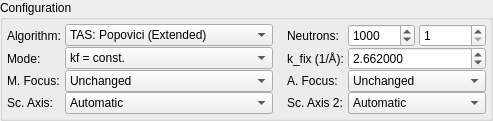
        <widget class="QGroupBox" name="groupBox_4">
         <property name="title">
          <string>Configuration</string>
         </property>
         <layout class="QGridLayout" name="gridLayout_7">
          <property name="horizontalSpacing">
           <number>4</number>
          </property>
          <property name="verticalSpacing">
           <number>0</number>
          </property>
          <property name="margin">
           <number>4</number>
          </property>
          <item row="2" column="0">
           <widget class="QLabel" name="label_12">
            <property name="sizePolicy">
             <sizepolicy hsizetype="Fixed" vsizetype="Preferred">
              <horstretch>0</horstretch>
              <verstretch>0</verstretch>
             </sizepolicy>
            </property>
            <property name="text">
             <string>M. Focus:</string>
            </property>
           </widget>
          </item>
          <item row="2" column="3">
           <widget class="QLabel" name="label_13">
            <property name="sizePolicy">
             <sizepolicy hsizetype="Fixed" vsizetype="Preferred">
              <horstretch>0</horstretch>
              <verstretch>0</verstretch>
             </sizepolicy>
            </property>
            <property name="text">
             <string>A. Focus:</string>
            </property>
           </widget>
          </item>
          <item row="2" column="1">
           <widget class="QComboBox" name="comboFocMono">
            <property name="sizePolicy">
             <sizepolicy hsizetype="Preferred" vsizetype="Fixed">
              <horstretch>4</horstretch>
              <verstretch>0</verstretch>
             </sizepolicy>
            </property>
            <item>
             <property name="text">
              <string>Unchanged</string>
             </property>
            </item>
            <item>
             <property name="text">
              <string>Flat</string>
             </property>
            </item>
            <item>
             <property name="text">
              <string>Horizontal</string>
             </property>
            </item>
            <item>
             <property name="text">
              <string>Vertical</string>
             </property>
            </item>
            <item>
             <property name="text">
              <string>Both</string>
             </property>
            </item>
           </widget>
          </item>
          <item row="0" column="1">
           <widget class="QComboBox" name="comboAlgo">
            <property name="sizePolicy">
             <sizepolicy hsizetype="Preferred" vsizetype="Fixed">
              <horstretch>4</horstretch>
              <verstretch>0</verstretch>
             </sizepolicy>
            </property>
            <property name="currentIndex">
             <number>2</number>
            </property>
            <item>
             <property name="text">
              <string>TAS: Cooper-Nathans (Pointlike)</string>
             </property>
            </item>
            <item>
             <property name="text">
              <string>TAS: Popovici (Pointlike)</string>
             </property>
            </item>
            <item>
             <property name="text">
              <string>TAS: Popovici (Extended)</string>
             </property>
            </item>
            <item>
             <property name="text">
              <string>TAS: Eckold-Sobolev (Extended)</string>
             </property>
            </item>
            <item>
             <property name="text">
              <string>TOF: Violini</string>
             </property>
            </item>
           </widget>
          </item>
          <item row="1" column="4" colspan="2">
           <widget class="QDoubleSpinBox" name="spinKfix">
            <property name="sizePolicy">
             <sizepolicy hsizetype="Preferred" vsizetype="Fixed">
              <horstretch>2</horstretch>
              <verstretch>0</verstretch>
             </sizepolicy>
            </property>
            <property name="decimals">
             <number>6</number>
            </property>
            <property name="singleStep">
             <double>0.001000000000000</double>
            </property>
            <property name="value">
             <double>2.662000000000000</double>
            </property>
           </widget>
          </item>
          <item row="2" column="4" colspan="2">
           <widget class="QComboBox" name="comboFocAna">
            <property name="sizePolicy">
             <sizepolicy hsizetype="Preferred" vsizetype="Fixed">
              <horstretch>2</horstretch>
              <verstretch>0</verstretch>
             </sizepolicy>
            </property>
            <item>
             <property name="text">
              <string>Unchanged</string>
             </property>
            </item>
            <item>
             <property name="text">
              <string>Flat</string>
             </property>
            </item>
            <item>
             <property name="text">
              <string>Horizontal</string>
             </property>
            </item>
            <item>
             <property name="text">
              <string>Vertical</string>
             </property>
            </item>
            <item>
             <property name="text">
              <string>Both</string>
             </property>
            </item>
           </widget>
          </item>
          <item row="0" column="0">
           <widget class="QLabel" name="label_6">
            <property name="sizePolicy">
             <sizepolicy hsizetype="Fixed" vsizetype="Preferred">
              <horstretch>0</horstretch>
              <verstretch>0</verstretch>
             </sizepolicy>
            </property>
            <property name="text">
             <string>Algorithm:</string>
            </property>
           </widget>
          </item>
          <item row="0" column="2">
           <spacer name="horizontalSpacer">
            <property name="orientation">
             <enum>Qt::Horizontal</enum>
            </property>
            <property name="sizeType">
             <enum>QSizePolicy::Fixed</enum>
            </property>
            <property name="sizeHint" stdset="0">
             <size>
              <width>10</width>
              <height>20</height>
             </size>
            </property>
           </spacer>
          </item>
          <item row="1" column="0">
           <widget class="QLabel" name="label_10">
            <property name="sizePolicy">
             <sizepolicy hsizetype="Fixed" vsizetype="Preferred">
              <horstretch>0</horstretch>
              <verstretch>0</verstretch>
             </sizepolicy>
            </property>
            <property name="text">
             <string>Mode:</string>
            </property>
           </widget>
          </item>
          <item row="0" column="5">
           <widget class="QSpinBox" name="spinSampleSteps">
            <property name="sizePolicy">
             <sizepolicy hsizetype="Preferred" vsizetype="Fixed">
              <horstretch>1</horstretch>
              <verstretch>0</verstretch>
             </sizepolicy>
            </property>
            <property name="toolTip">
             <string>Monte-Carlo steps for sample convolution (only for Eckold-Sobolev algorithm)</string>
            </property>
            <property name="minimum">
             <number>1</number>
            </property>
            <property name="maximum">
             <number>999999999</number>
            </property>
            <property name="singleStep">
             <number>100</number>
            </property>
           </widget>
          </item>
          <item row="1" column="1">
           <widget class="QComboBox" name="comboFixedK">
            <property name="sizePolicy">
             <sizepolicy hsizetype="Preferred" vsizetype="Fixed">
              <horstretch>4</horstretch>
              <verstretch>0</verstretch>
             </sizepolicy>
            </property>
            <property name="currentIndex">
             <number>1</number>
            </property>
            <item>
             <property name="text">
              <string>ki = const.</string>
             </property>
            </item>
            <item>
             <property name="text">
              <string>kf = const.</string>
             </property>
            </item>
           </widget>
          </item>
          <item row="0" column="3">
           <widget class="QLabel" name="label_7">
            <property name="sizePolicy">
             <sizepolicy hsizetype="Fixed" vsizetype="Preferred">
              <horstretch>0</horstretch>
              <verstretch>0</verstretch>
             </sizepolicy>
            </property>
            <property name="text">
             <string>Neutrons:</string>
            </property>
           </widget>
          </item>
          <item row="1" column="3">
           <widget class="QLabel" name="label_11">
            <property name="sizePolicy">
             <sizepolicy hsizetype="Fixed" vsizetype="Preferred">
              <horstretch>0</horstretch>
              <verstretch>0</verstretch>
             </sizepolicy>
            </property>
            <property name="text">
             <string>k_fix (1/Å):</string>
            </property>
           </widget>
          </item>
          <item row="0" column="4">
           <widget class="QSpinBox" name="spinNeutrons">
            <property name="sizePolicy">
             <sizepolicy hsizetype="Preferred" vsizetype="Fixed">
              <horstretch>1</horstretch>
              <verstretch>0</verstretch>
             </sizepolicy>
            </property>
            <property name="toolTip">
             <string>Monte-Carlo steps for overall convolution</string>
            </property>
            <property name="suffix">
             <string/>
            </property>
            <property name="minimum">
             <number>0</number>
            </property>
            <property name="maximum">
             <number>999999999</number>
            </property>
            <property name="singleStep">
             <number>1000</number>
            </property>
            <property name="value">
             <number>1000</number>
            </property>
           </widget>
          </item>
          <item row="3" column="0">
           <widget class="QLabel" name="label_30">
            <property name="sizePolicy">
             <sizepolicy hsizetype="Fixed" vsizetype="Preferred">
              <horstretch>0</horstretch>
              <verstretch>0</verstretch>
             </sizepolicy>
            </property>
            <property name="text">
             <string>Sc. Axis:</string>
            </property>
           </widget>
          </item>
          <item row="3" column="1">
           <widget class="QComboBox" name="comboAxis">
            <property name="toolTip">
             <string>Automatic or manual selection of scan axis.</string>
            </property>
            <item>
             <property name="text">
              <string>Automatic</string>
             </property>
            </item>
            <item>
             <property name="text">
              <string>h</string>
             </property>
            </item>
            <item>
             <property name="text">
              <string>k</string>
             </property>
            </item>
            <item>
             <property name="text">
              <string>l</string>
             </property>
            </item>
            <item>
             <property name="text">
              <string>E</string>
             </property>
            </item>
           </widget>
          </item>
          <item row="3" column="3">
           <widget class="QLabel" name="label_31">
            <property name="sizePolicy">
             <sizepolicy hsizetype="Fixed" vsizetype="Preferred">
              <horstretch>0</horstretch>
              <verstretch>0</verstretch>
             </sizepolicy>
            </property>
            <property name="text">
             <string>Sc. Axis 2:</string>
            </property>
           </widget>
          </item>
          <item row="3" column="4" colspan="2">
           <widget class="QComboBox" name="comboAxis2">
            <property name="toolTip">
             <string>Automatic or manual selection of second scan axis for 2D maps.</string>
            </property>
            <item>
             <property name="text">
              <string>Automatic</string>
             </property>
            </item>
            <item>
             <property name="text">
              <string>h</string>
             </property>
            </item>
            <item>
             <property name="text">
              <string>k</string>
             </property>
            </item>
            <item>
             <property name="text">
              <string>l</string>
             </property>
            </item>
            <item>
             <property name="text">
              <string>E</string>
             </property>
            </item>
           </widget>
          </item>
         </layout>
        </widget>
